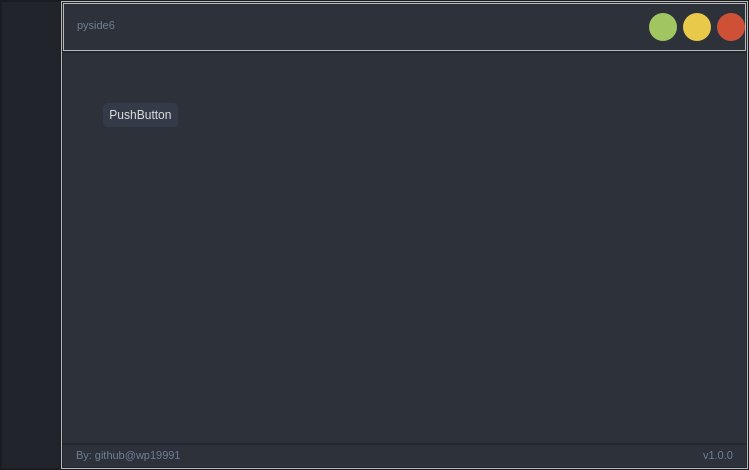
<?xml version="1.0" encoding="UTF-8"?>
<ui version="4.0">
 <class>MainWindow</class>
 <widget class="QMainWindow" name="MainWindow">
  <property name="geometry">
   <rect>
    <x>0</x>
    <y>0</y>
    <width>749</width>
    <height>470</height>
   </rect>
  </property>
  <property name="windowTitle">
   <string>pyside6_app</string>
  </property>
  <property name="windowIcon">
   <iconset resource="../res/app.qrc">
    <normaloff>:/icon/icon/app.ico</normaloff>:/icon/icon/app.ico</iconset>
  </property>
  <property name="styleSheet">
   <string notr="true">QWidget{
 color: rgb(221, 221, 221);
 font: 10pt &quot;Segoe UI&quot;;
}

/*appFrame*/
#appFrame  {
 background-color: rgb(33, 37, 43);
}

/*leftMenuBar*/
#leftMenuBar  {
 background-color: rgb(33, 37, 43);
}
#leftMenuBar QPushButton {
 background-color: rgba(255, 255, 255, 0);
 border: none;
}

#leftMenuBar QPushButton:hover {
 background-color: rgb(40, 44, 52);
}
#leftMenuBar QPushButton:pressed {	
 background-color: rgb(189, 147, 249);
 color: rgb(255, 255, 255);
}

/*pagesContainer*/
#pagesContainer  {
 background-color: rgb(44, 49, 58);
}
#pagesContainer QWidget {
 background-color: rgb(44, 49, 58);
}

#pagesContainer QPushButton {
 border: 2px solid rgb(52, 59, 72);
 border-radius: 5px;	
 background-color: rgb(52, 59, 72);
}
#pagesContainer QPushButton:hover {
 background-color: rgb(57, 65, 80);
 border: 2px solid rgb(61, 70, 86);
}
#pagesContainer QPushButton:pressed {	
 background-color: rgb(35, 40, 49);
 border: 2px solid rgb(43, 50, 61);
}

/*topBar*/
#topBar {
 background-color: rgb(44, 49, 58);
}
#topBar  QLabel {
 font-size: 11px;
 color: rgb(113, 126, 149);
 padding-left: 10px;
 padding-right: 10px;
 padding-bottom: 2px;
}

#top_right_buttons QPushButton#top_close_pushButton {
 background-color:  rgb(206, 81, 55);
 border-radius:14px;
}
#top_right_buttons QPushButton#top_close_pushButton:hover {
 background-color: rgba(206, 81, 55,150);
}
#top_right_buttons QPushButton#top_maximize_restore_pushButton {
 background-color: rgb(232, 201, 73);
 border-radius:14px;
}
#top_right_buttons QPushButton#top_maximize_restore_pushButton:hover {
 background-color: rgba(232, 201, 73,150);
}
#top_right_buttons QPushButton#top_minimize_pushButton {
 background-color: rgb(161, 198, 97);
 border-radius:14px;
}
#top_right_buttons QPushButton#top_minimize_pushButton:hover {
 background-color: rgba(161, 198, 97,150);
}

/*bottomBar*/
#bottomBar {
 background-color: rgb(44, 49, 58);
}
#bottomBar  QLabel {
 font-size: 11px;
 color: rgb(113, 126, 149);
 padding-left: 10px;
 padding-right: 10px;
 padding-bottom: 2px;
}
#frame_size_grip{
 width: 20px;
 height: 20px;
 margin: 0px;
 padding: 0px;
}
</string>
  </property>
  <widget class="QWidget" name="centralwidget">
   <layout class="QVBoxLayout" name="verticalLayout_3">
    <property name="spacing">
     <number>0</number>
    </property>
    <property name="leftMargin">
     <number>0</number>
    </property>
    <property name="topMargin">
     <number>0</number>
    </property>
    <property name="rightMargin">
     <number>0</number>
    </property>
    <property name="bottomMargin">
     <number>0</number>
    </property>
    <item>
     <widget class="QFrame" name="appFrame">
      <property name="frameShape">
       <enum>QFrame::StyledPanel</enum>
      </property>
      <property name="frameShadow">
       <enum>QFrame::Raised</enum>
      </property>
      <layout class="QHBoxLayout" name="horizontalLayout_4">
       <property name="spacing">
        <number>0</number>
       </property>
       <property name="leftMargin">
        <number>0</number>
       </property>
       <property name="topMargin">
        <number>0</number>
       </property>
       <property name="rightMargin">
        <number>0</number>
       </property>
       <property name="bottomMargin">
        <number>0</number>
       </property>
       <item>
        <widget class="QFrame" name="leftMenuBar">
         <property name="minimumSize">
          <size>
           <width>60</width>
           <height>0</height>
          </size>
         </property>
         <property name="maximumSize">
          <size>
           <width>60</width>
           <height>16777215</height>
          </size>
         </property>
         <property name="layoutDirection">
          <enum>Qt::LeftToRight</enum>
         </property>
         <property name="frameShape">
          <enum>QFrame::StyledPanel</enum>
         </property>
         <property name="frameShadow">
          <enum>QFrame::Raised</enum>
         </property>
         <layout class="QVBoxLayout" name="verticalLayout_5" stretch="0,0,0,0,0">
          <property name="spacing">
           <number>0</number>
          </property>
          <property name="leftMargin">
           <number>0</number>
          </property>
          <property name="topMargin">
           <number>0</number>
          </property>
          <property name="rightMargin">
           <number>0</number>
          </property>
          <property name="bottomMargin">
           <number>0</number>
          </property>
          <item>
           <widget class="QPushButton" name="logo_pushButton">
            <property name="minimumSize">
             <size>
              <width>60</width>
              <height>60</height>
             </size>
            </property>
            <property name="maximumSize">
             <size>
              <width>16777215</width>
              <height>60</height>
             </size>
            </property>
            <property name="styleSheet">
             <string notr="true">image: url(:/icon/icon/app.ico);</string>
            </property>
            <property name="text">
             <string/>
            </property>
           </widget>
          </item>
          <item>
           <widget class="QPushButton" name="toggleButton">
            <property name="minimumSize">
             <size>
              <width>45</width>
              <height>45</height>
             </size>
            </property>
            <property name="maximumSize">
             <size>
              <width>16777215</width>
              <height>45</height>
             </size>
            </property>
            <property name="layoutDirection">
             <enum>Qt::LeftToRight</enum>
            </property>
            <property name="styleSheet">
             <string notr="true">image: url(:/icon/icon/icon_menu.png);</string>
            </property>
            <property name="text">
             <string/>
            </property>
            <property name="default">
             <bool>false</bool>
            </property>
           </widget>
          </item>
          <item>
           <widget class="QPushButton" name="speed_pushButton">
            <property name="minimumSize">
             <size>
              <width>45</width>
              <height>45</height>
             </size>
            </property>
            <property name="maximumSize">
             <size>
              <width>16777215</width>
              <height>45</height>
             </size>
            </property>
            <property name="styleSheet">
             <string notr="true">image: url(:/icon/icon/cil-speedometer.png);</string>
            </property>
            <property name="text">
             <string/>
            </property>
            <property name="autoRepeat">
             <bool>false</bool>
            </property>
           </widget>
          </item>
          <item>
           <spacer name="verticalSpacer">
            <property name="orientation">
             <enum>Qt::Vertical</enum>
            </property>
            <property name="sizeHint" stdset="0">
             <size>
              <width>20</width>
              <height>40</height>
             </size>
            </property>
           </spacer>
          </item>
          <item>
           <widget class="QPushButton" name="exit_pushButton">
            <property name="minimumSize">
             <size>
              <width>45</width>
              <height>45</height>
             </size>
            </property>
            <property name="maximumSize">
             <size>
              <width>16777215</width>
              <height>45</height>
             </size>
            </property>
            <property name="text">
             <string/>
            </property>
            <property name="icon">
             <iconset resource="../res/app.qrc">
              <normaloff>:/icon/icon/exit.png</normaloff>:/icon/icon/exit.png</iconset>
            </property>
           </widget>
          </item>
         </layout>
        </widget>
       </item>
       <item>
        <widget class="QFrame" name="contentBox">
         <property name="frameShape">
          <enum>QFrame::StyledPanel</enum>
         </property>
         <property name="frameShadow">
          <enum>QFrame::Raised</enum>
         </property>
         <layout class="QVBoxLayout" name="verticalLayout_2">
          <property name="spacing">
           <number>0</number>
          </property>
          <property name="leftMargin">
           <number>0</number>
          </property>
          <property name="topMargin">
           <number>0</number>
          </property>
          <property name="rightMargin">
           <number>0</number>
          </property>
          <property name="bottomMargin">
           <number>0</number>
          </property>
          <item>
           <widget class="QFrame" name="topBar">
            <property name="minimumSize">
             <size>
              <width>0</width>
              <height>50</height>
             </size>
            </property>
            <property name="maximumSize">
             <size>
              <width>16777215</width>
              <height>50</height>
             </size>
            </property>
            <property name="frameShape">
             <enum>QFrame::StyledPanel</enum>
            </property>
            <property name="frameShadow">
             <enum>QFrame::Raised</enum>
            </property>
            <layout class="QHBoxLayout" name="horizontalLayout_3">
             <property name="spacing">
              <number>0</number>
             </property>
             <property name="leftMargin">
              <number>0</number>
             </property>
             <property name="topMargin">
              <number>0</number>
             </property>
             <property name="rightMargin">
              <number>0</number>
             </property>
             <property name="bottomMargin">
              <number>0</number>
             </property>
             <item>
              <widget class="QFrame" name="top_right_buttons">
               <property name="minimumSize">
                <size>
                 <width>0</width>
                 <height>28</height>
                </size>
               </property>
               <property name="frameShape">
                <enum>QFrame::StyledPanel</enum>
               </property>
               <property name="frameShadow">
                <enum>QFrame::Raised</enum>
               </property>
               <layout class="QHBoxLayout" name="horizontalLayout_2">
                <property name="spacing">
                 <number>6</number>
                </property>
                <property name="leftMargin">
                 <number>0</number>
                </property>
                <property name="topMargin">
                 <number>0</number>
                </property>
                <property name="rightMargin">
                 <number>0</number>
                </property>
                <property name="bottomMargin">
                 <number>0</number>
                </property>
                <item>
                 <widget class="QLabel" name="topBar_container_title_label">
                  <property name="maximumSize">
                   <size>
                    <width>16777215</width>
                    <height>45</height>
                   </size>
                  </property>
                  <property name="text">
                   <string>pyside6</string>
                  </property>
                 </widget>
                </item>
                <item>
                 <widget class="QPushButton" name="top_minimize_pushButton">
                  <property name="minimumSize">
                   <size>
                    <width>28</width>
                    <height>28</height>
                   </size>
                  </property>
                  <property name="maximumSize">
                   <size>
                    <width>28</width>
                    <height>28</height>
                   </size>
                  </property>
                  <property name="cursor">
                   <cursorShape>PointingHandCursor</cursorShape>
                  </property>
                  <property name="text">
                   <string/>
                  </property>
                  <property name="icon">
                   <iconset resource="../res/app.qrc">
                    <normaloff>:/icon/icon/minimize.svg</normaloff>:/icon/icon/minimize.svg</iconset>
                  </property>
                  <property name="iconSize">
                   <size>
                    <width>24</width>
                    <height>24</height>
                   </size>
                  </property>
                 </widget>
                </item>
                <item>
                 <widget class="QPushButton" name="top_maximize_restore_pushButton">
                  <property name="minimumSize">
                   <size>
                    <width>28</width>
                    <height>28</height>
                   </size>
                  </property>
                  <property name="maximumSize">
                   <size>
                    <width>28</width>
                    <height>28</height>
                   </size>
                  </property>
                  <property name="cursor">
                   <cursorShape>PointingHandCursor</cursorShape>
                  </property>
                  <property name="text">
                   <string/>
                  </property>
                  <property name="icon">
                   <iconset resource="../res/app.qrc">
                    <normaloff>:/icon/icon/plus.svg</normaloff>:/icon/icon/plus.svg</iconset>
                  </property>
                  <property name="iconSize">
                   <size>
                    <width>24</width>
                    <height>24</height>
                   </size>
                  </property>
                 </widget>
                </item>
                <item>
                 <widget class="QPushButton" name="top_close_pushButton">
                  <property name="minimumSize">
                   <size>
                    <width>28</width>
                    <height>28</height>
                   </size>
                  </property>
                  <property name="maximumSize">
                   <size>
                    <width>28</width>
                    <height>28</height>
                   </size>
                  </property>
                  <property name="cursor">
                   <cursorShape>PointingHandCursor</cursorShape>
                  </property>
                  <property name="text">
                   <string/>
                  </property>
                  <property name="icon">
                   <iconset resource="../res/app.qrc">
                    <normaloff>:/icon/icon/close.svg</normaloff>:/icon/icon/close.svg</iconset>
                  </property>
                  <property name="iconSize">
                   <size>
                    <width>24</width>
                    <height>24</height>
                   </size>
                  </property>
                 </widget>
                </item>
               </layout>
              </widget>
             </item>
            </layout>
           </widget>
          </item>
          <item>
           <widget class="QFrame" name="pagesContainer">
            <property name="frameShape">
             <enum>QFrame::StyledPanel</enum>
            </property>
            <property name="frameShadow">
             <enum>QFrame::Raised</enum>
            </property>
            <layout class="QVBoxLayout" name="verticalLayout">
             <property name="spacing">
              <number>0</number>
             </property>
             <property name="leftMargin">
              <number>0</number>
             </property>
             <property name="topMargin">
              <number>0</number>
             </property>
             <property name="rightMargin">
              <number>0</number>
             </property>
             <property name="bottomMargin">
              <number>0</number>
             </property>
             <item>
              <widget class="QStackedWidget" name="stackedWidget">
               <property name="styleSheet">
                <string notr="true">x</string>
               </property>
               <property name="currentIndex">
                <number>0</number>
               </property>
               <widget class="QWidget" name="home_page">
                <widget class="QPushButton" name="pushButton">
                 <property name="geometry">
                  <rect>
                   <x>40</x>
                   <y>50</y>
                   <width>75</width>
                   <height>24</height>
                  </rect>
                 </property>
                 <property name="text">
                  <string>PushButton</string>
                 </property>
                </widget>
               </widget>
               <widget class="QWidget" name="second_page"/>
              </widget>
             </item>
            </layout>
           </widget>
          </item>
          <item>
           <widget class="QFrame" name="bottomBar">
            <property name="frameShape">
             <enum>QFrame::StyledPanel</enum>
            </property>
            <property name="frameShadow">
             <enum>QFrame::Raised</enum>
            </property>
            <layout class="QHBoxLayout" name="horizontalLayout">
             <property name="spacing">
              <number>0</number>
             </property>
             <property name="leftMargin">
              <number>0</number>
             </property>
             <property name="topMargin">
              <number>0</number>
             </property>
             <property name="rightMargin">
              <number>0</number>
             </property>
             <property name="bottomMargin">
              <number>0</number>
             </property>
             <item>
              <widget class="QLabel" name="bottomBar_log_label">
               <property name="minimumSize">
                <size>
                 <width>0</width>
                 <height>22</height>
                </size>
               </property>
               <property name="maximumSize">
                <size>
                 <width>16777215</width>
                 <height>22</height>
                </size>
               </property>
               <property name="font">
                <font>
                 <family>Segoe UI</family>
                 <pointsize>-1</pointsize>
                 <italic>false</italic>
                 <bold>false</bold>
                </font>
               </property>
               <property name="text">
                <string>By: github@wp19991</string>
               </property>
               <property name="alignment">
                <set>Qt::AlignLeading|Qt::AlignLeft|Qt::AlignVCenter</set>
               </property>
              </widget>
             </item>
             <item>
              <widget class="QLabel" name="bottomBar_version_label">
               <property name="minimumSize">
                <size>
                 <width>0</width>
                 <height>22</height>
                </size>
               </property>
               <property name="maximumSize">
                <size>
                 <width>16777215</width>
                 <height>22</height>
                </size>
               </property>
               <property name="text">
                <string>v1.0.0</string>
               </property>
               <property name="alignment">
                <set>Qt::AlignRight|Qt::AlignTrailing|Qt::AlignVCenter</set>
               </property>
              </widget>
             </item>
            </layout>
           </widget>
          </item>
         </layout>
        </widget>
       </item>
      </layout>
     </widget>
    </item>
   </layout>
  </widget>
 </widget>
 <resources>
  <include location="../res/app.qrc"/>
 </resources>
 <connections/>
</ui>
